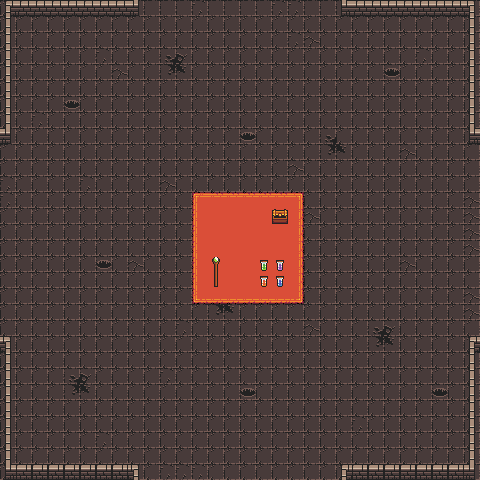

This game map was drawn from its Tiled (.tmx) file and the tilesets committed beside it. A one-line description and the trimmed map source follow:
An orthogonal 30x30 tile map with 16x16 px tiles, 3 tile layers (Floor, shop_item, Walls), 8 hidden layers not drawn, 3 tilesets.

<map version="1.10" tiledversion="1.12.0" orientation="orthogonal" renderorder="right-down" width="30" height="30" tilewidth="16" tileheight="16" infinite="0" nextlayerid="16" nextobjectid="1">
 <tileset firstgid="1" source="tilesets/0x72_DungeonTilesetII_v1.7/0x72_DungeonTilesetII_v1.7.tsx" />
 <tileset firstgid="1025" source="tilesets/0x72_DungeonTilesetII_v1.7/atlas_walls_low-16x16.tsx" />
 <tileset firstgid="1073" source="tilesets/dungeontileset-extended.tsx" />
 <layer id="4" name="Floor" width="30" height="30">
  <data>[900 cells, 882 non-empty, 18 distinct tile ids]</data>
 </layer>
 <layer id="15" name="shop_item" width="30" height="30">
  <data>[900 cells, 7 non-empty, 7 distinct tile ids]</data>
 </layer>
 <layer id="3" name="Walls" width="30" height="30">
  <data>[900 cells, 71 non-empty, 10 distinct tile ids]</data>
 </layer>
 <layer id="11" name="WallsRight" width="30" height="30" visible="0">
  <data>[900 cells, 14 non-empty, 1 distinct tile ids]</data>
 </layer>
 <layer id="12" name="WallsLeft" width="30" height="30" visible="0">
  <data>[900 cells, 14 non-empty, 1 distinct tile ids]</data>
 </layer>
 <layer id="13" name="WallsTop" width="30" height="30" visible="0">
  <data>[900 cells, 14 non-empty, 1 distinct tile ids]</data>
 </layer>
 <layer id="14" name="WallsBottom" width="30" height="30" visible="0">
  <data>[900 cells, 14 non-empty, 1 distinct tile ids]</data>
 </layer>
 <layer id="6" name="DoorsTop" width="30" height="30" visible="0">
  <data>[900 cells, 12 non-empty, 1 distinct tile ids]</data>
 </layer>
 <layer id="7" name="DoorsRight" width="30" height="30" visible="0">
  <data>[900 cells, 13 non-empty, 3 distinct tile ids]</data>
 </layer>
 <layer id="8" name="DoorsLeft" width="30" height="30" visible="0">
  <data>[900 cells, 13 non-empty, 3 distinct tile ids]</data>
 </layer>
 <layer id="9" name="DoorsBottom" width="30" height="30" visible="0">
  <data>[900 cells, 12 non-empty, 1 distinct tile ids]</data>
 </layer>
</map>
